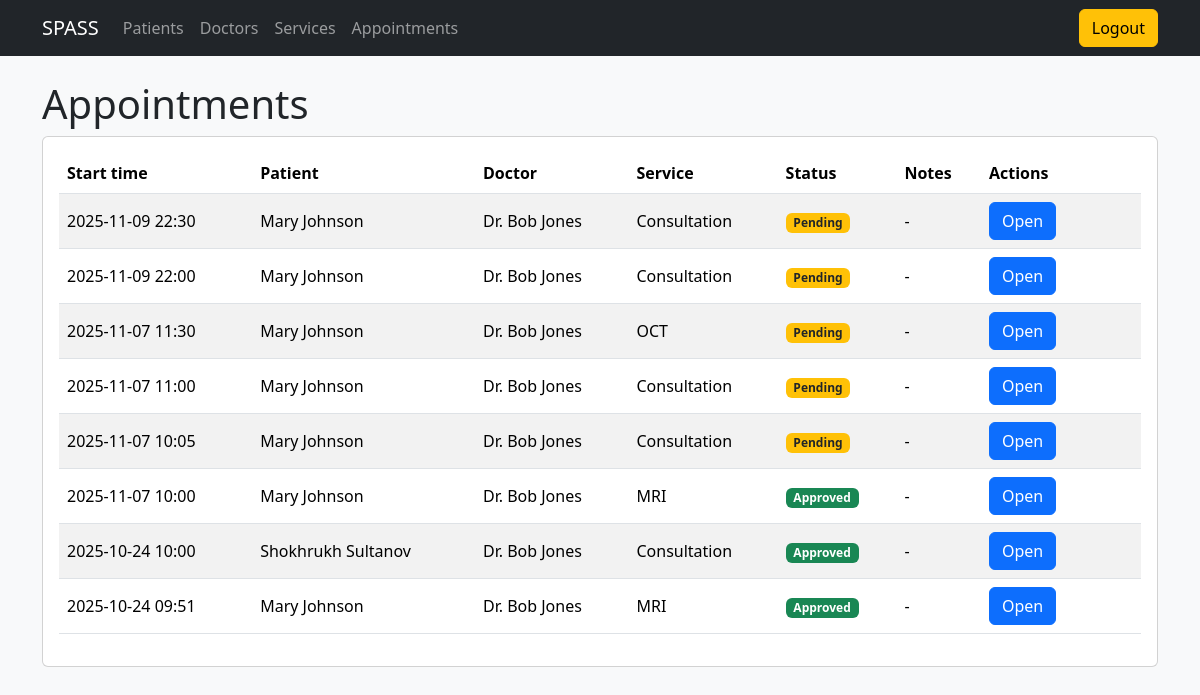
/appointments/ (signed in), run on the app's committed database.
### scheduling/models.py (models this page shows, shortened)
class Appointment(Model):
    class Status(TextChoices):
        PENDING = "pending", "Pending"
        APPROVED = "approved", "Approved"
        CANCELLED = "cancelled", "Cancelled"
    patient = ForeignKey('Patient', on_delete=CASCADE, related_name='appointments')
    doctor = ForeignKey('Doctor', on_delete=CASCADE, related_name='appointment')
    service = ForeignKey('Service', on_delete=CASCADE, related_name='appointments')
    start_time = DateTimeField()
    status = CharField(max_length=20, choices=Status.choices, default=Status.PENDING)
    notes = TextField(blank=True)
    class Meta:
        ordering = ['start_time']

class Patient(Model):
    name = CharField(max_length=100)
    email = EmailField(unique=True)
    dob = DateField()
    phone_number = CharField(max_length=15)

class Doctor(Model):
    name = CharField(max_length=100)
    email = EmailField(unique=True)
    specialization = CharField(max_length=100)
    phone_number = CharField(max_length=15)
    user = OneToOneField(User, on_delete=CASCADE, null=True, blank=True, related_name='doctor_profile')

class Service(Model):
    name = CharField(max_length=100)
    description = TextField(blank=True)

### scheduling/views.py (the view)
# urls.py: path('appointments/', views.appointments_list, name='appointments'),
@permission_required('scheduling.view_appointment', raise_exception=True)
def appointments_list(request):
    user = request.user
    if user.groups.filter(name__iexact='Doctor').exists():
        doctor_profile = getattr(user, 'doctor_profile', None)
        if doctor_profile:
            appointments = Appointment.objects.filter(doctor=doctor_profile, status__in=['pending', 'approved'], ).select_related('patient', 'service').order_by('-start_time')
        else:
            appointments = Appointment.objects.none()
    else:
        appointments = Appointment.objects.select_related('doctor', 'patient', 'service').all().order_by('-start_time')
    return render(request, 'appointments/appointments.html', {'appointments': appointments})

### scheduling/templates/appointments/appointments.html (shortened to what this page needs)
{% extends "base.html" %}
{% block content %}
  <div class="d-flex justify-content-between align-items-center">
      <h1>Appointments</h1>
  </div>
    <div class='card'>
        <div class="card-body">
            <div class="table-responsive">
                <table class="table table-striped align-middle">
                    <thead>
                        <tr>
                            <th>Start time</th>
                            <th>Patient</th>
                            <th>Doctor</th>
                            <th>Service</th>
                            <th>Status</th>
                            <th>Notes</th>
                            <th style="width:160px;">Actions</th>
                        </tr>
                    </thead>
                    <tbody>
                        {% for appointment in appointments %}
                        <tr>
                            <td>{{ appointment.start_time|date:"Y-m-d H:i" }}</td>
                            <td>{{ appointment.patient.name }}</td>
                            <td>{{ appointment.doctor.name }}</td>
                            <td>{{ appointment.service.name }}</td>
                            <td>
                                {%if appointment.status == 'pending' %}
                                    <span class='badge bg-warning text-dark'>{{appointment.get_status_display}}</span>
                                {%elif appointment.status == 'approved' %}
                                    <span class='badge bg-success'>{{appointment.get_status_display}}</span>
                                {%elif appointment.status == 'rejected' %}
                                    <span class='badge bg-danger'>{{appointment.get_status_display}}</span>
                                {% else %}
                                    <span class='badge bg-secondary'>{{appointment.get_status_display}}</span>
                                {% endif %}
                            </td>
                            <td class='text-truncate' style="max-width: 200px">{{appointment.notes|default:"-"}}</td>
                            <td>
                            <a class="btn btn-primary" href="{% url 'appointment_detail' appointment.pk %}" >Open</a>
                            </td>
                        </tr>
                        {% empty %}
                        <td colspan="7" class="text-center text-muted">No appointments found!</td>
                        {% endfor %}
                    </tbody>
                </table>
            </div>
        </div>
    </div>
{% endblock %}

### data on the page
Appointment: start_time "2025-11-09 22:30", patient.name "Mary Johnson", doctor.name "Dr. Bob Jones", service.name "Consultation", status "Pending", notes "-"
Appointment: start_time "2025-11-09 22:00", patient.name "Mary Johnson", doctor.name "Dr. Bob Jones", service.name "Consultation", status "Pending", notes "-"
Appointment: start_time "2025-11-07 11:30", patient.name "Mary Johnson", doctor.name "Dr. Bob Jones", service.name "OCT", status "Pending", notes "-"
Appointment: start_time "2025-11-07 11:00", patient.name "Mary Johnson", doctor.name "Dr. Bob Jones", service.name "Consultation", status "Pending", notes "-"
Appointment: start_time "2025-11-07 10:05", patient.name "Mary Johnson", doctor.name "Dr. Bob Jones", service.name "Consultation", status "Pending", notes "-"
Appointment: start_time "2025-11-07 10:00", patient.name "Mary Johnson", doctor.name "Dr. Bob Jones", service.name "MRI", status "Approved", notes "-"
Appointment: start_time "2025-10-24 10:00", patient.name "Shokhrukh Sultanov", doctor.name "Dr. Bob Jones", service.name "Consultation", status "Approved", notes "-"
Appointment: start_time "2025-10-24 09:51", patient.name "Mary Johnson", doctor.name "Dr. Bob Jones", service.name "MRI", status "Approved", notes "-"
